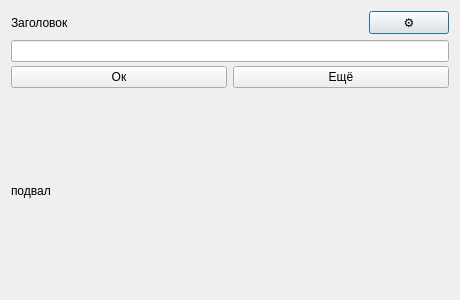
<?xml version="1.0" encoding="UTF-8"?>
<ui version="4.0"><class>Dialog</class><widget class="QDialog" name="Dialog"><property name="geometry"><rect><x>0</x><y>0</y><width>460</width><height>300</height></rect></property><property name="windowTitle"><string>#051 nested/136_vbox_hbox_vbox_btns</string></property><layout class="QVBoxLayout" name="verticalLayout"><property name="leftMargin"><number>11</number></property><property name="topMargin"><number>11</number></property><property name="rightMargin"><number>11</number></property><property name="bottomMargin"><number>11</number></property><property name="spacing"><number>6</number></property><item><layout class="QHBoxLayout" name="top"><property name="leftMargin"><number>0</number></property><property name="topMargin"><number>0</number></property><property name="rightMargin"><number>0</number></property><property name="bottomMargin"><number>0</number></property><property name="spacing"><number>6</number></property><item><widget class="QLabel" name="l1"><property name="text"><string>Заголовок</string></property></widget></item><item><spacer name="horizontalSpacer"><property name="orientation"><enum>Qt::Orientation::Horizontal</enum></property><property name="sizeHint" stdset="0"><size><width>40</width><height>20</height></size></property></spacer></item><item><widget class="QPushButton" name="settings"><property name="text"><string>⚙</string></property></widget></item></layout></item><item><layout class="QVBoxLayout" name="body"><property name="leftMargin"><number>0</number></property><property name="topMargin"><number>0</number></property><property name="rightMargin"><number>0</number></property><property name="bottomMargin"><number>0</number></property><property name="spacing"><number>4</number></property><item><widget class="QLineEdit" name="e1"></widget></item><item><layout class="QHBoxLayout" name="mid"><property name="leftMargin"><number>0</number></property><property name="topMargin"><number>0</number></property><property name="rightMargin"><number>0</number></property><property name="bottomMargin"><number>0</number></property><property name="spacing"><number>6</number></property><item><widget class="QPushButton" name="b1"><property name="text"><string>Ок</string></property></widget></item><item><widget class="QPushButton" name="b2"><property name="text"><string>Ещё</string></property></widget></item></layout></item><item><widget class="QLabel" name="l2"><property name="text"><string>подвал</string></property></widget></item></layout></item></layout></widget></ui>
